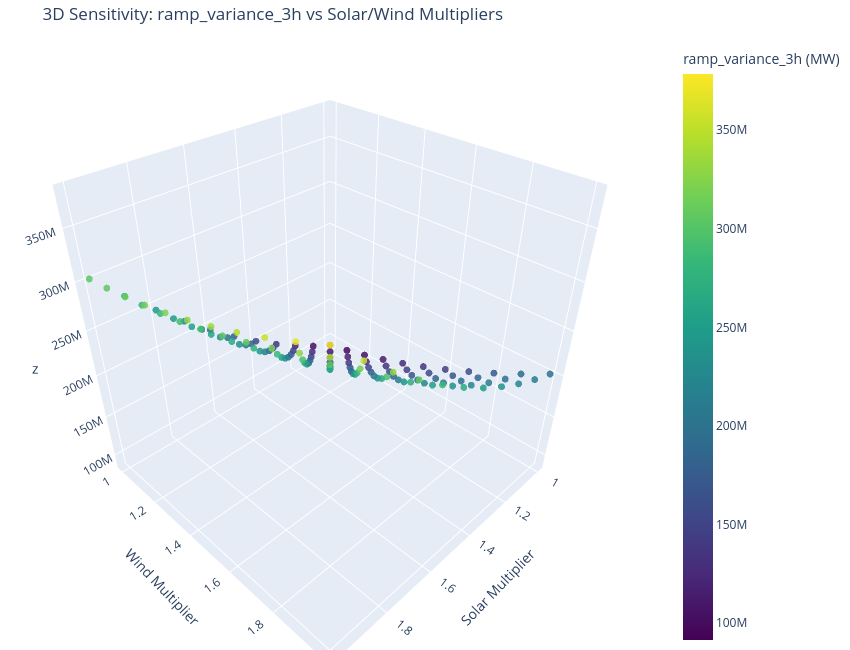
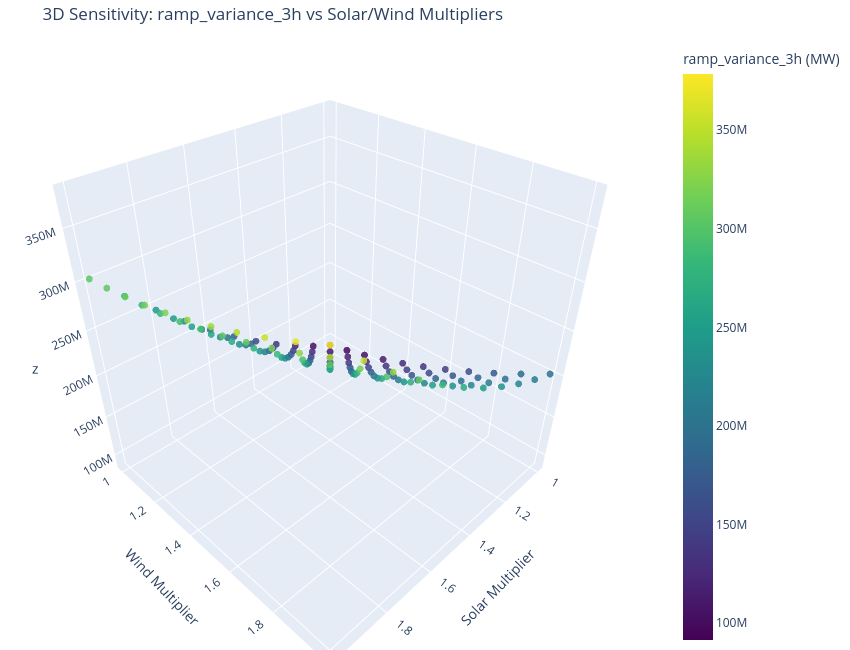

Source (notebook cell) for these figures, in order:
### Code cell
plot_3D(sens_df, z_col='ramp_variance_3h')
